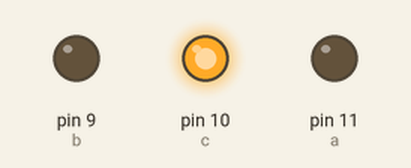
Recording of a sketch running on a simulated Arduino Uno, built with avr-gcc and run on an emulated ATmega328P. Shown: output pins drawn as LEDs (lit = HIGH).

Above: at 0.3 s.
At 51.1 s:
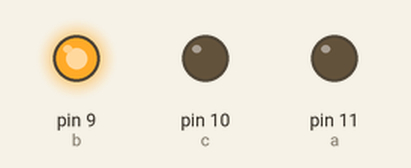
At 102.3 s:
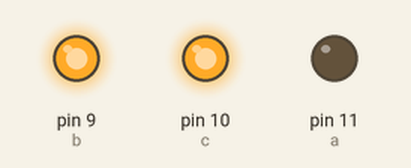
Timing chart, 0 to 103.8 s (numbered marks = the images above):
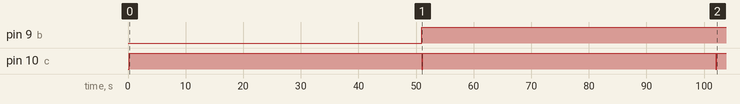

The sketch:

rgbled.ino
```cpp
byte a = 11,b=9,c=10;
void setup() {
  // put your setup code here, to run once:
  pinMode(a,OUTPUT);
  pinMode(b,OUTPUT);
  pinMode(c,OUTPUT);
}

void loop() {
  // put your main code here, to run repeatedly:
  for (int i = 0; i<255;i++){
    digitalWrite(a,i);
    for (int j = 0; j<255;j++){
      digitalWrite(b,j);
      for (int k = 0; k<255;k++){
        digitalWrite(c,k);
        delay(200);
      }
    }
  }
}
```

Measured:
- by itself, pin 9 (b): LOW → HIGH at 51.0 s
- by itself, pin 10 (c): alternates HIGH for 50.8 s and LOW for 0.20 s
